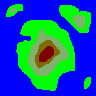

Tiled map render using the project's own tile images. Description and the map definition, with tile-layer contents summarised, below:
An orthogonal 96x96 tile map with 1x1 px tiles, 1 tile layer (Calque de Tuiles 1).

<map version="1.10" tiledversion="1.11.2" orientation="orthogonal" renderorder="right-down" width="96" height="96" tilewidth="1" tileheight="1" infinite="0" nextlayerid="2" nextobjectid="1">
 <tileset firstgid="1" source="SimCity.tsx" />
 <layer id="1" name="Calque de Tuiles 1" width="96" height="96">
  <data>[9216 cells, 9216 non-empty, 5 distinct tile ids]</data>
 </layer>
</map>